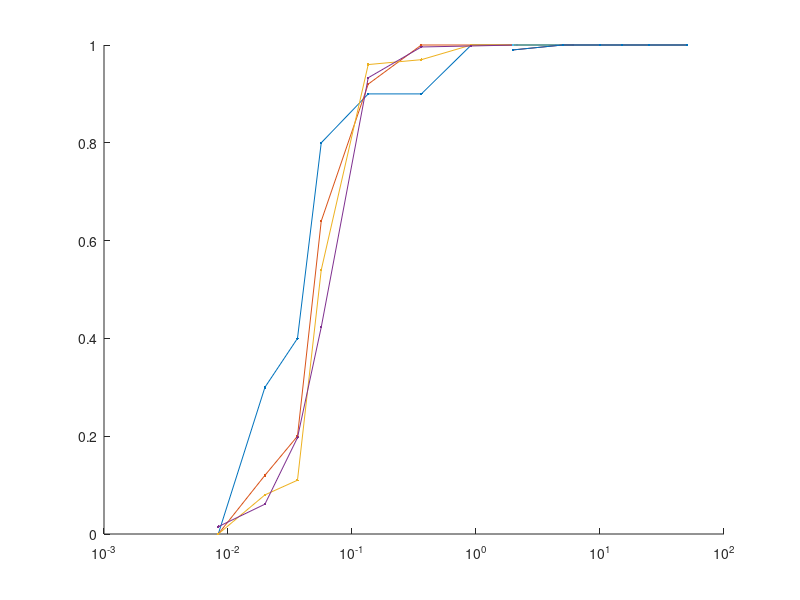

Write MATLAB code to recreate this figure.
data = load('test_steps_accuracy');

t=1;
ni=data.nets(4);


clf; hold all;
semilogx(squeeze(data.recordeffmv(ni,:,t)),squeeze(data.recordnn(ni,:,t,:)),'.-');
semilogx(data.nmults,squeeze(data.recordtsnn(ni,:,t,:)),'.-');
set(gca,'XScale','log');